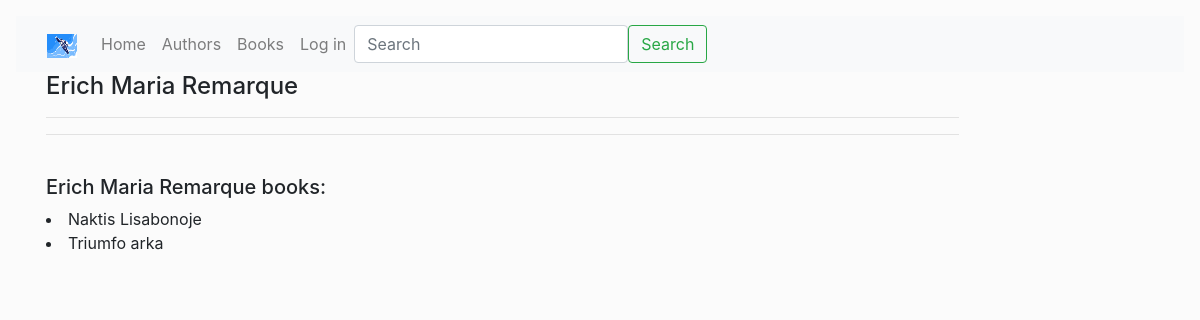
The page /authors/4 on the database its author committed.
### library_app/models.py (models this page shows, shortened)
class Author(models.Model):
    first_name = models.CharField('Name', max_length=100)
    last_name = models.CharField('Surname', max_length=100)
    def display_books(self):
        return ', '.join(book.title for book in self.books.all()[:3])
    display_books.short_description = 'Books'

class Book(models.Model):
    title = models.CharField('Title', max_length=200)
    author = models.ForeignKey('Author', on_delete=models.SET_NULL, null=True, related_name='books')
    publisher = models.ForeignKey('Publisher', on_delete=models.SET_NULL, null=True)
    publishing_date = models.DateField('Book publishing date', null=True, blank=True)
    genre = models.ManyToManyField(Genre, help_text='Choose genre')
    isbn_code = models.CharField('ISBN', max_length=13, help_text='13 symbols <a href="https://www.isbn-international.org/content/what-isbn">What is ISBN code?</a>')
    cover = models.ImageField('Cover', upload_to='covers', null=True, blank=True)
    def display_genre(self):
        return ', '.join(genre.name for genre in self.genre.all()[:3])
    display_genre.short_description = 'Genre'

### library_app/views.py (the view)
# urls.py: path('authors/<int:author_id>', views.author, name='author'),
def author(request, author_id):
    single_author = get_object_or_404(Author, pk=author_id)
    return render(request, 'author.html', {'author': single_author})

### templates/author.html (shortened to what this page needs)
{% extends "base.html" %}
{% block content %}
    <div class="container author">
    <h4>{{ author.first_name }} {{ author.last_name }}</h4>
    <hr>
    <hr>
    <br>
    <h5>{{ author.first_name }} {{ author.last_name }} books:</h5>
    {% for i in author.books.all %}
       <li>{{ i.title }}</li>
    {% endfor %}
    </div>
{% endblock %}

### static/css/styles.css (style rules this page uses)
body { background-color: #fbfbfb; padding: 1rem; }

### rows shown on the page
Author: first_name "Erich Maria", last_name "Remarque"
Book: title "Naktis Lisabonoje"
Book: title "Triumfo arka"
